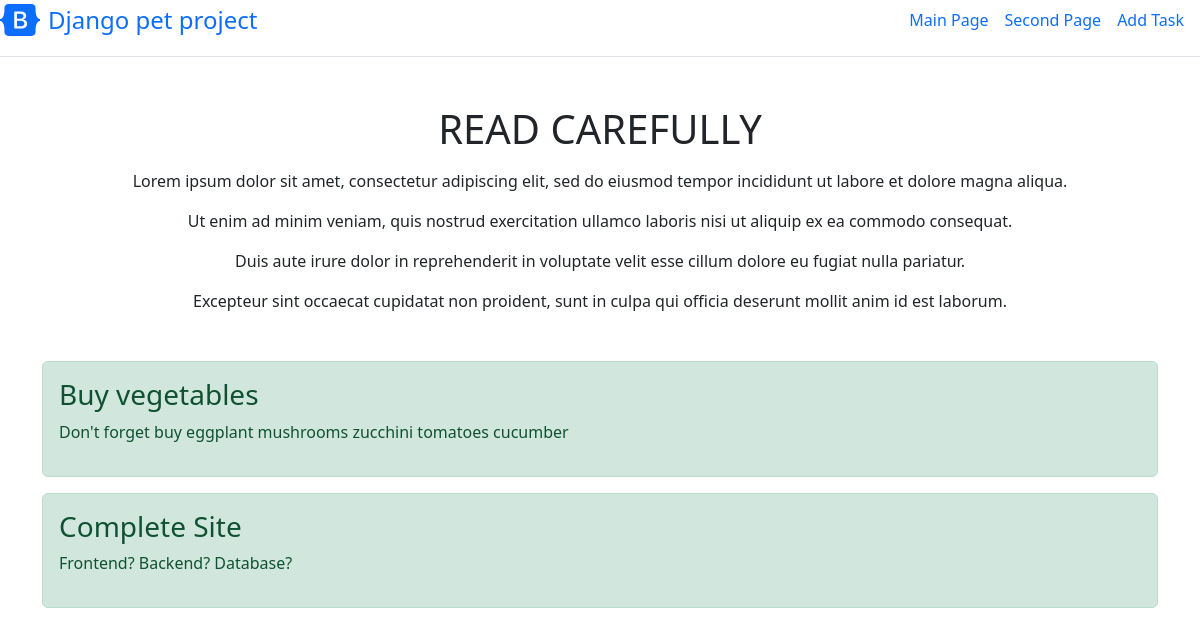
Before: / with the older database file.
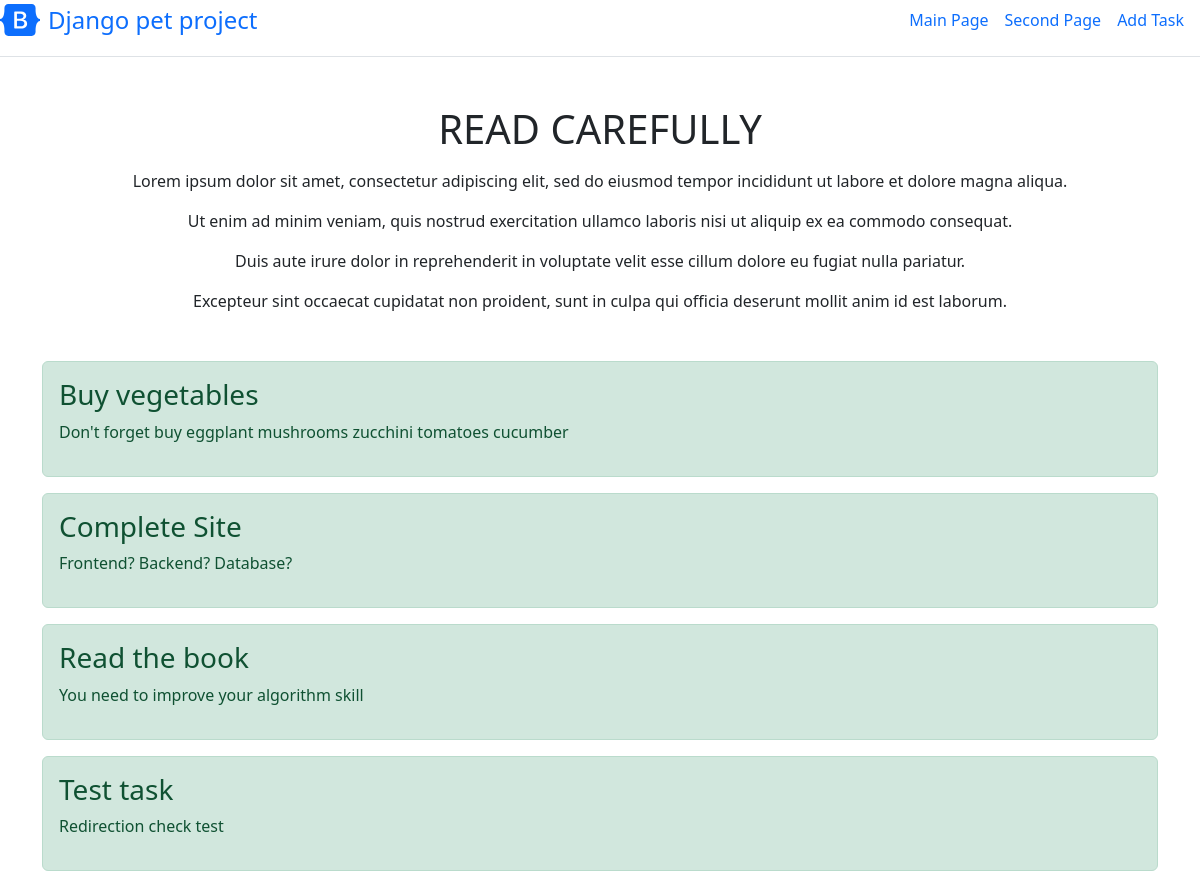
After: the same page with the newer database file.
### main/models.py (models this page shows, shortened)
class Task(models.Model):                                       #Создание таблицы
    title = models.CharField('Название', max_length=50)
    task = models.TextField('Описание')
    class Meta:
        verbose_name = 'Задача'
        verbose_name_plural = 'Задачи'

### main/views.py (the view)
# urls.py: path('', views.index, name='home'),
def index(request):
    tasks = Task.objects.all()                                                                                          #помещение в переменную всех объектов из модели Task
    return render(request, 'main/index.html', {'title': 'Главная страница сайта', 'tasks': tasks})                                     #Объединяет заданный шаблон с заданным контекстным словарем и возвращает

### main/templates/main/index.html (shortened to what this page needs)
{% extends 'main/base.html' %}
{% block head %}<h1>READ CAREFULLY</h1>{% endblock %}
{% block headcontent %}
<p>Lorem ipsum dolor sit amet, consectetur adipiscing elit, sed do eiusmod tempor incididunt ut labore et dolore magna aliqua.</p>
<p>Ut enim ad minim veniam, quis nostrud exercitation ullamco laboris nisi ut aliquip ex ea commodo consequat.</p>
<p>Duis aute irure dolor in reprehenderit in voluptate velit esse cillum dolore eu fugiat nulla pariatur.</p>
<p>Excepteur sint occaecat cupidatat non proident, sunt in culpa qui officia deserunt mollit anim id est laborum.</p>
{% endblock %}
{% block content %}
    {% if tasks %}
        {% for el in tasks %}
            <div class ="alert alert-success mt-2">
                <h3>{{ el.title }}</h3>
                <p>{{ el.task }}</p>
            </div>
        {% endfor %}
    {% else %}
        <p>No Tasks for now</p>
    {% endif %}
{% endblock %}

### main/templates/main/base.html (shortened to what this page needs)
<!doctype html>
<html lang="en">
<head>
    <link rel="stylesheet" href="https://cdn.jsdelivr.net/npm/bootstrap@5.2.3/dist/css/bootstrap.min.css">
</head>
<body>
 <div class="d-flex flex-column flex-md-row align-items-center pb-3 mb-4 border-bottom">
      <a href="/" class="d-flex align-items-center link-body-emphasis text-decoration-none">
        <span class="fs-4">Django pet project</span>
      </a>
      <nav class="d-inline-flex mt-2 mt-md-0 ms-md-auto">
        <a class="me-3 py-2 link-body-emphasis text-decoration-none" href="{% url 'home' %}">Main Page</a>
        <a class="me-3 py-2 link-body-emphasis text-decoration-none" href="second">Second Page</a>
        <a class="me-3 py-2 link-body-emphasis text-decoration-none" href="create">Add Task</a>
      </nav>
    </div>
 <div class="pricing-header p-3 pb-md-4 mx-auto text-center">
      <h1 class="display-4 fw-normal">{% block head %}{% endblock %}</h1>
      <p class="fs-5 text-body-secondary">{% block headcontent %}{% endblock %}</p>
    </div>
 <div class="container">
     {% block content %}{% endblock %}
 </div>
</body>
</html>

Changed rows visible on the page:
added Task: title "Read the book", task "You need to improve your algorithm skill"
added Task: title "Test task", task "Redirection check test"
